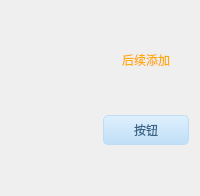
    <widget class="QFrame" name="frame14">
     <property name="styleSheet">
      <string notr="true">QFrame #frame14

{
background:transparent;border:1px solid white;
}</string>
     </property>
     <layout class="QGridLayout" name="gridLayout_14">
      <item row="2" column="1">
       <spacer name="verticalSpacer_41">
        <property name="orientation">
         <enum>Qt::Vertical</enum>
        </property>
        <property name="sizeHint" stdset="0">
         <size>
          <width>20</width>
          <height>40</height>
         </size>
        </property>
       </spacer>
      </item>
      <item row="4" column="1">
       <spacer name="verticalSpacer_40">
        <property name="orientation">
         <enum>Qt::Vertical</enum>
        </property>
        <property name="sizeHint" stdset="0">
         <size>
          <width>20</width>
          <height>40</height>
         </size>
        </property>
       </spacer>
      </item>
      <item row="1" column="0" rowspan="3">
       <widget class="QLabel" name="label_27">
        <property name="minimumSize">
         <size>
          <width>80</width>
          <height>80</height>
         </size>
        </property>
        <property name="maximumSize">
         <size>
          <width>180</width>
          <height>200</height>
         </size>
        </property>
        <property name="text">
         <string/>
        </property>
        <property name="pixmap">
         <pixmap resource="../../../res.qrc">:/res/res/image/image.png</pixmap>
        </property>
        <property name="scaledContents">
         <bool>true</bool>
        </property>
       </widget>
      </item>
      <item row="1" column="1" alignment="Qt::AlignHCenter">
       <widget class="QLabel" name="label_28">
        <property name="styleSheet">
         <string notr="true">font: 12pt &quot;迷你简行楷碑&quot;;
color: rgb(255, 170, 0);</string>
        </property>
        <property name="text">
         <string>后续添加</string>
        </property>
       </widget>
      </item>
      <item row="3" column="1">
       <widget class="QPushButton" name="pushButton_14">
        <property name="sizePolicy">
         <sizepolicy hsizetype="Preferred" vsizetype="Preferred">
          <horstretch>0</horstretch>
          <verstretch>0</verstretch>
         </sizepolicy>
        </property>
        <property name="minimumSize">
         <size>
          <width>50</width>
          <height>27</height>
         </size>
        </property>
        <property name="maximumSize">
         <size>
          <width>150</width>
          <height>90</height>
         </size>
        </property>
        <property name="styleSheet">
         <string notr="true">QPushButton,.QToolButton{
border-style:none;
border:1px solid #C0DCF2;
color:#386487;
padding:5px;
min-height:15px;
border-radius:5px;
background:qlineargradient(spread:pad,x1:0,y1:0,x2:0,y2:1,stop:0 #DEF0FE,stop:1 #C0DEF6);
font: 10pt &quot;迷你简小标宋&quot;;
}

QPushButton:hover,.QToolButton:hover{
background:qlineargradient(spread:pad,x1:0,y1:0,x2:0,y2:1,stop:0 #F2F9FF,stop:1 #DAEFFF);
}

QPushButton:pressed,.QToolButton:pressed{
background:qlineargradient(spread:pad,x1:0,y1:0,x2:0,y2:1,stop:0 #DEF0FE,stop:1 #C0DEF6);
}</string>
        </property>
        <property name="text">
         <string>按钮</string>
        </property>
       </widget>
      </item>
      <item row="0" column="1">
       <spacer name="verticalSpacer_42">
        <property name="orientation">
         <enum>Qt::Vertical</enum>
        </property>
        <property name="sizeHint" stdset="0">
         <size>
          <width>20</width>
          <height>40</height>
         </size>
        </property>
       </spacer>
      </item>
     </layout>
    </widget>
